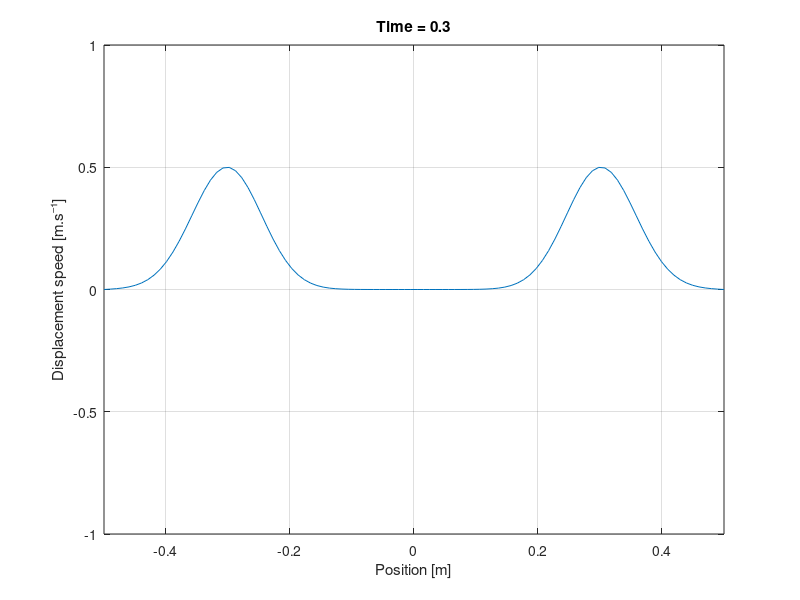
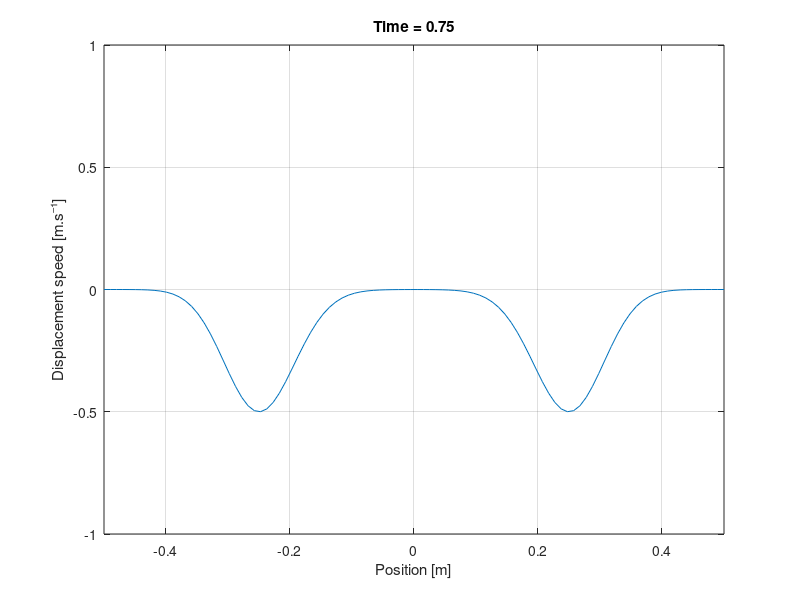
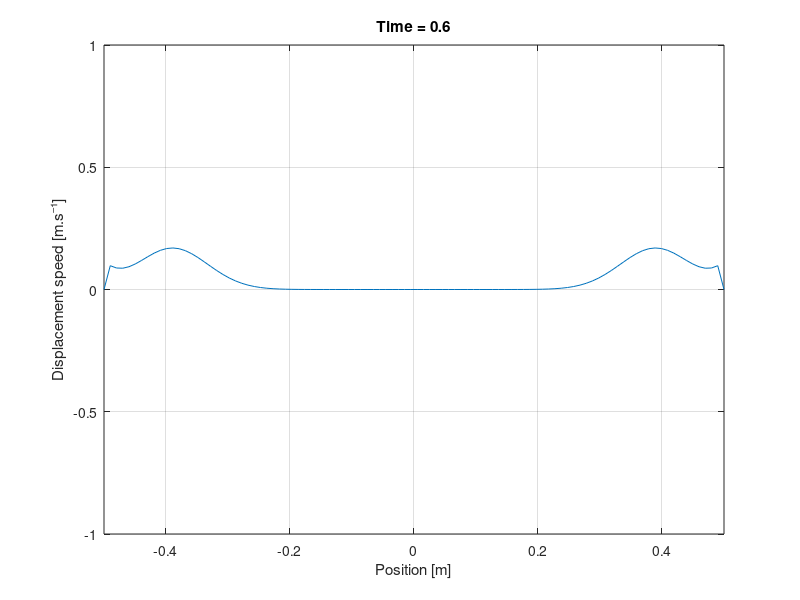

MATLAB code to generate these figures, in order:
clearvars; close all; clc;

for ii = 1:3
%% Input
% Physics input
Lx = 1; % medium lenght
E = 1; % young's modulus
rho = 1; % density
Vmax = 1; % max value of the initial Gaussian function

% Numericals input
nx = 100; % number of grid points [-]
if ii == 1
    nt = 60;
elseif ii == 2
    nt = 150;
elseif ii ==3
    nt = 120;
else
    disp('Error')
end
CFL = 0.99; % Courant–Friedrichs–Lewy condition making dt smaller

%% Preprocessing
% Modeling formulas
dx = Lx/(nx-1); % set dx size
x = -Lx/2:dx:Lx/2; % create position array
Vx = Vmax*exp(-(x*2*pi*2).^2); % create intial displacement speed Gaussian
Vx0 = Vx; % store initial displacement speed
s = zeros(1,nx-1); % create stress array
dt    =   dx/(sqrt(E/rho))/2*CFL; % set dt relatif to elasticity
time = 0; % create time variable

% Physics formulas



%% Computing and ploting wave evolution
figure(ii)
for i=1:nt
    time = time+dt; % time counter
    if ii == 3
        s(1)=0;
        s(end)=0;
    end
    s = s + E*diff(Vx)/dx*dt;
    Vx(2:nx-1) = Vx(2:nx-1) +diff(s)/dx/rho*dt;
    plot(x,Vx)
    axis([-Lx/2 Lx/2 -Vmax Vmax])
    title(['Time = ' num2str(time)])
    xlabel('Position [m]')
    ylabel('Displacement speed [m.s⁻¹]')
    grid on; box on;
    drawnow
end

end